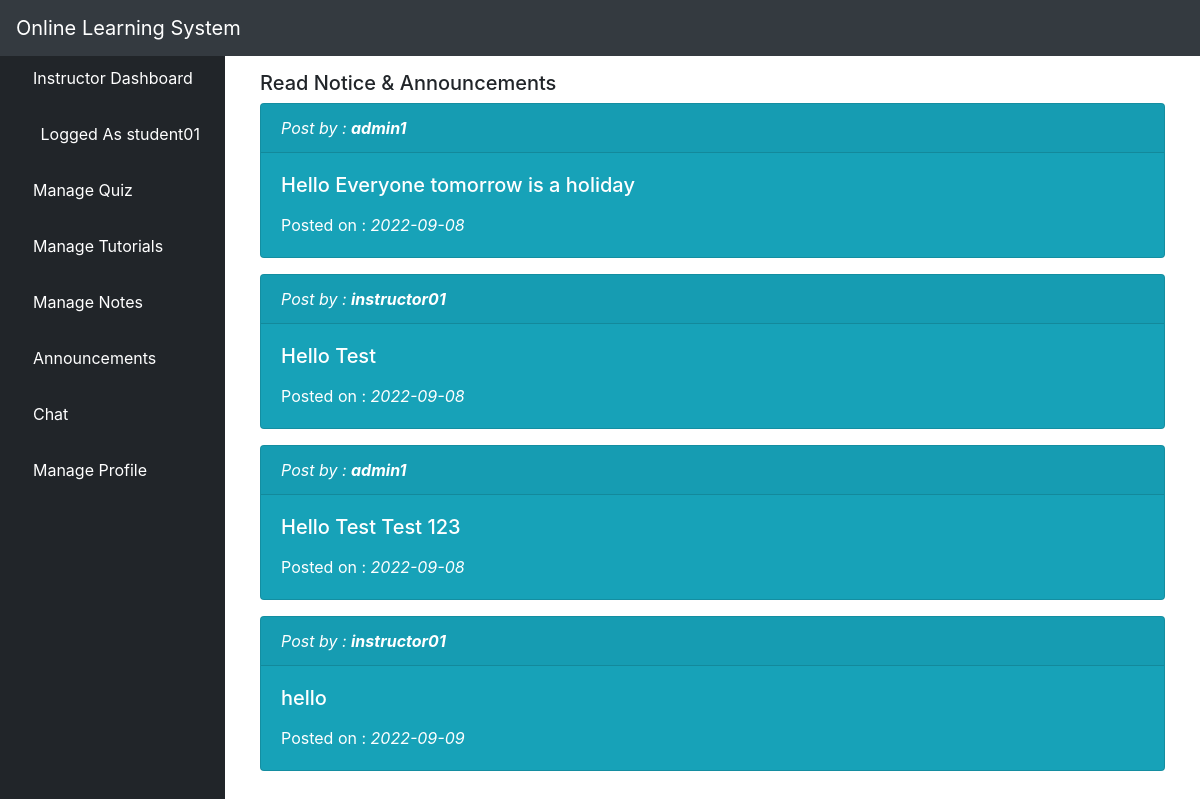
The page /llchat/ (signed in) on the database its author committed.
### elearn/models.py (models this page shows)
class User(AbstractUser):
    is_learner = models.BooleanField(default=False)
    is_instructor = models.BooleanField(default=False)
    is_admin = models.BooleanField(default=False)

class Announcement(models.Model):
    user = models.ForeignKey(User, on_delete=models.CASCADE)
    content = models.TextField()
    posted_at = models.DateTimeField(auto_now=True, null=True)
    def __str__(self):
        return str(self.content)

### elearn/views.py (the view)
# urls.py: path('llchat/', views.TiseList.as_view(), name='llchat'),
class TiseList(LoginRequiredMixin, ListView):
    model = Announcement
    template_name = 'dashboard/instructor/tise_list.html'
    def get_queryset(self):
        return Announcement.objects.filter(posted_at__lt=timezone.now()).order_by('posted_at')

### elearn/templates/dashboard/instructor/tise_list.html (shortened to what this page needs)
{% extends 'dashboard/instructor/base.html' %}
{% block body %}
<div class="container-fluid">
    <div class="row">
        <div class="col-12 mb-3">
            <div class="mb-3">
                <div id="content-wrapper" style="padding-top: 1px">
                            <div class="card-body">
                             <h5> Read Notice & Announcements</h5>
                                {% for chat in object_list %}
                                <div class="card text-white bg-info mb-3" style="max-width: 180rem;">
                                    <div class="card-header" style="font-style: italic;">Post by : <strong>{{ chat.user }}</strong></div>
                                    <div class="card-body">
                                      <h5 class="card-title">{{ chat|linebreaks }}</h5>
                                      <p class="card-text">Posted on : <i>{{ chat.posted_at }}</i></p>
                                    </div>
                                  </div>
                                {% empty %}
                                <h1 class="heading">No Announcement Yet Be The First To Message!</h1><br>
                                {% endfor %}
                        </div>
                    </div>
                </div>
            </div>
        </div>
    </div>
{% endblock body %}

### elearn/templates/dashboard/instructor/base.html (shortened to what this page needs)
<!DOCTYPE html>
<html lang="en">
<head>
    {% load static %}
    <link href="{% static 'vendor/fontawesome-free/css/all.min.css' %}" rel="stylesheet" type="text/css">
    <link href="{% static 'vendor/datatables/dataTables.bootstrap4.css' %}" rel="stylesheet">
    <link href="{% static 'css/sb-admin.css' %}" rel="stylesheet">
</head>
<body id="page-top">
    <nav class="navbar navbar-expand navbar-dark bg-dark fixed-top">
        <a class="navbar-brand mr-1 text-white" href="">Online Learning System</a>
        <button class="btn btn-link btn-sm text-white order-1 order-sm-0" id="sidebarToggle" href="#">
            <i class="fas fa-bars"></i>
        </button>
        <ul class="navbar-nav ml-auto ml-md-0">
            <li class="nav-item dropdown no-arrow">
                <a class="nav-link dropdown-toggle" href="#" id="userDropdown" role="button" data-toggle="dropdown"
                    aria-haspopup="true" aria-expanded="false">
                    <i class="fas fa-user-circle fa-fw text-primary"></i>
                </a>
            </li>
        </ul>
    </nav>
    <div id="wrapper" style="padding-top: 50px;">
        <ul class="sidebar navbar-nav">
            <li class="nav-item active">
                <a class="nav-link" href="{% url 'instructor' %}">
                    <i class="fa fa-home" aria-hidden="true"></i>
                    <span>Instructor Dashboard</span>
                </a>
            </li>
            <li class="nav-item active">
                <a class="nav-link" href="">
                    <i class="fas fa-user-circle fa-fw text-primary"></i>
                    <span>Logged As {{ user.username }}</span>
                </a>
            </li>
            <li class="nav-item dropdown no-arrow">
                <a class="nav-link dropdown-toggle" data-toggle="dropdown" aria-haspopup="true" aria-expanded="false"
                    href="">
                    <i class="fa fa-th-list" aria-hidden="true"></i>
                    <span style="color: white">Manage Quiz</span>
                </a>
            </li>
            <li class="nav-item dropdown no-arrow">
                <a class="nav-link dropdown-toggle" data-toggle="dropdown" aria-haspopup="true" aria-expanded="false"
                    href="">
                    <i class="fas fa-book-reader" aria-hidden="true"></i>
                    <span style="color: white">Manage Tutorials</span>
                </a>
            </li>
            <li class="nav-item">
                <a class="nav-link" href="{% url 'lnotes' %}">
                    <i class="fas fa-pen" aria-hidden="true"></i>
                    <span style="color: white">Manage Notes</span>
                </a>
            </li>
            <li class="nav-item dropdown no-arrow">
                <a class="nav-link dropdown-toggle" data-toggle="dropdown" aria-haspopup="true" aria-expanded="false"
                    href="">
                    <i class="fas fa-bell"></i>
                    <span style="color: white">Announcements</span>
                </a>
            </li>
            <li class="nav-item">
                <a class="nav-link" href="{% url 'chat-instructor' %}">
                    <i class="fas fa-sms" aria-hidden="true"></i>
                    <span style="color: white">Chat</span>
                </a>
            </li>
            <li class="nav-item dropdown no-arrow">
                <a class="nav-link dropdown-toggle" data-toggle="dropdown" aria-haspopup="true" aria-expanded="false"
                    href="">
                    <i class="fas fa-user text-default"></i>
                    <span style="color: white">Manage Profile</span>
                </a>
            </li>
        </ul>
        {% block body %}{% endblock %}
    </div>

### rows shown on the page
User: username "student01"
Announcement: user "admin1", content "Hello Everyone tomorrow is a holiday", posted_at "2022-09-08"
Announcement: user "instructor01", content "Hello Test", posted_at "2022-09-08"
Announcement: user "admin1", content "Hello Test Test 123", posted_at "2022-09-08"
Announcement: user "instructor01", content "hello", posted_at "2022-09-09"
